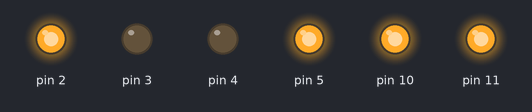
The sketch below on a simulated Arduino Uno, built with avr-gcc and run on an emulated ATmega328P. Parts: output pins drawn as LEDs (lit = HIGH).

Above: at 0.1 s.
Timing chart, 0 to 1.6 s (numbered marks = the images above):
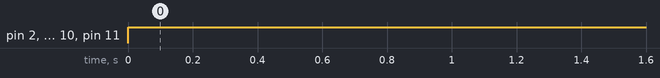

Measured:
- by itself, pin 2, pin 5, pin 10, pin 11: LOW → HIGH at 0.00 s

The sketch:

L293.ino
```cpp
/**
Drive two motors using L293D module.
*/

#include "L293_arduino.h"

using namespace L293;


auto io1 = ArduinoIO(2, 3, 10);
auto io2 = ArduinoIO(4, 5, 11);

auto motor1 = Motor<ArduinoIO>(io1);
auto motor2 = Motor<ArduinoIO>(io2);


void setup() {}


void loop() {
    motor1.forward();
    motor2.backward();
}
```

L293.h
```cpp
#pragma once


namespace L293 {


/**
Example of IO interface needed for Motor class.
*/
class IO {
    void set_input1(bool);
    void set_input2(bool);
    void set_enable(bool);
    void pwn_enable(uint8_t);
};


/**
Drive a motor using one half of the L293.
*/
template <typename IO>
class Motor {
    public:
        Motor<IO>(IO& io) : io{io} {}
        void backward(uint8_t speed=255);
        void coast();
        void forward(uint8_t speed=255);
        void set_speed(uint8_t speed);
        void stop();

    private:
        IO& io;
};


/**
Move motor backwards.

Args:
    speed:
        Value between 0 and 255, where 255 is full speed.
        Defaults to 255.
*/
template <typename IO>
void Motor<IO>::backward(uint8_t speed) {
    io.set_input1(false);
    io.set_input2(true);
    set_speed(speed);
}


/**
Allow motor to coast to stop by disconnecting its terminals.
*/
template <typename IO>
void Motor<IO>::coast() {
    io.set_input1(false);
    io.set_input2(false);
    io.set_enable(false);
}


/**
Run motor forwards at the given speed.

Args:
speed:
Value between 0 and 255, where 255 is full speed.
Defaults to 255.

*/
template <typename IO>
void Motor<IO>::forward(uint8_t speed) {
    io.set_input1(true);
    io.set_input2(false);
    set_speed(speed);
}

/**
Change speed without changing direction.

Args:
speed:
Value between 0 and 255, where 255 is full speed.

*/
template <typename IO>
void Motor<IO>::set_speed(uint8_t speed) {
    if (speed == 0) {
        io.set_enable(false);
    } else if (speed == 255) {
        io.set_enable(true);
    } else {
        io.pwn_enable(speed);
    }
}

/**
Stop quickly by shorting motor's terminals together.
*/
template <typename IO>
void Motor<IO>::stop() {
    io.set_input1(false);
    io.set_input2(false);
    io.set_enable(true);
}


}
```

L293_arduino.h
```cpp
#pragma once

#include <Arduino.h>

#include "L293.h"


namespace L293 {


/**
Arduino implementation of IO operations required for L293 class.
*/
class ArduinoIO {
    public:
        ArduinoIO(uint8_t input1_pin, uint8_t input2_pin, uint8_t enable_pin) :
        input1_pin{input1_pin}, input2_pin{input2_pin}, enable_pin{enable_pin} {
            pinMode(input1_pin, OUTPUT);
            pinMode(input2_pin, OUTPUT);
            pinMode(enable_pin, OUTPUT);
        };

    void set_input1(bool value) {
        digitalWrite(input1_pin, value);
    }

    void set_input2(bool value) {
        digitalWrite(input2_pin, value);
    }

    void set_enable(bool value) {
        digitalWrite(enable_pin, value);
    }

    void pwn_enable(uint8_t value) {
        analogWrite(enable_pin, value);
    }

    private:
        uint8_t input1_pin, input2_pin, enable_pin;
};


}
```
